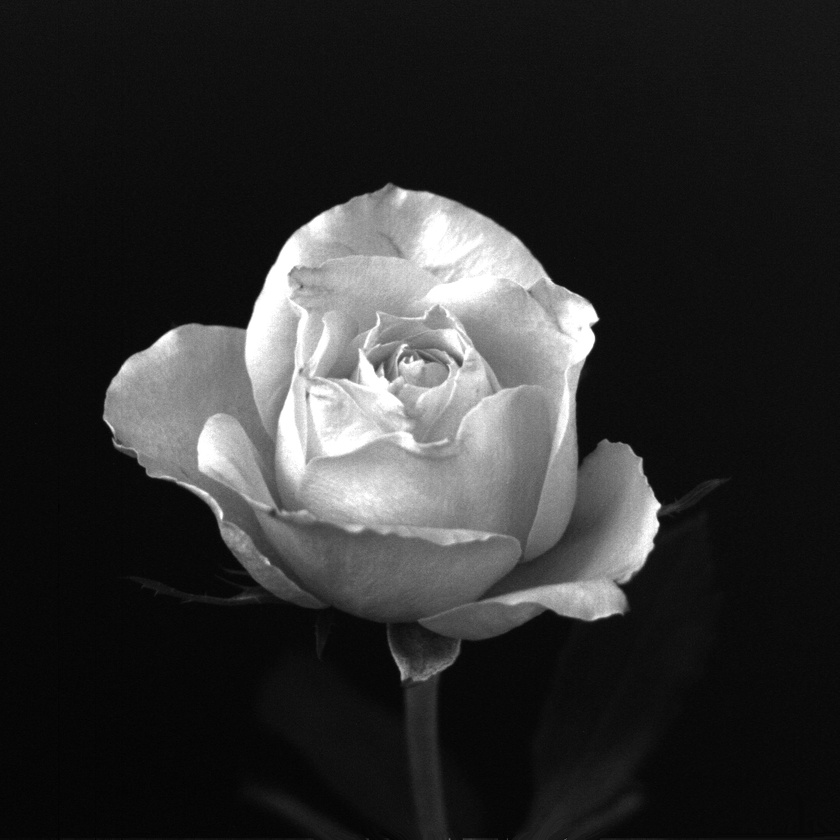
#> input picture rose.jpg, 840 x 840 px, shrunk from 1024 x 1024 before the run
$ python main.py
#> lines starting #> are read from the running program, lines starting #| are printed output that depends on the picture
"""
Title: Assignment 1: Image Resolution
Author: James-Calvin
Date: 2024-08-22
Description: CS4732 Machine Vision Assignment 1 submission
"""

import numpy as np
from PIL import Image


def down_sample(image, factor = 2):
  """
  Down-sample the image by taking every factor-th pixel
  :param image: The image to down-sample
  :param factor: The factor to down-sample by
  :return: The down-sampled image
  """
  # Convert the image to a numpy array
  image_array = np.array(image)

  # Loop over the rows and columns of the image by the factor
  # which results in a smaller array by the factor value
  image_array = image_array[::factor, ::factor]

  # Convert the array back into an ImageFile and return
  return Image.fromarray(image_array)

def upsample(image, factor = 2):
  """
  Upsample the image by filling in empty pixels with preceding known value
  :param image: The ImageFile to upsample
  :param factor: The factor to upsample by
  :return: The up-sampled image
  """

  # Convert to array and obtain size
  image_array = np.array(image)
  height, width = image_array.shape

  # Calculate the the size after upscaling
  new_height = height * factor
  new_width = width * factor

  # Instantiate an empty array of the new size
  up_sampled_image_array = np.zeros((new_height, new_width), dtype=np.uint8)

  # Fill each pixel with the preceding known value
  for i in range(new_height):
    for j in range(new_width):
      up_sampled_image_array[i,j] = image_array[i//factor, j//factor]

  # Return in the same format we accepted the image in
  return Image.fromarray(up_sampled_image_array)

def resample(image, factor = 2):
  """
  Performs a down-sample then upsample to maintain original resolution
  :param image: The ImageFile to resample
  :param factor: The factor to resample by
  :return: The resampled image
  """
  down_sampled_image = down_sample(image, factor)
  return upsample(down_sampled_image, factor)

def gray_level_reduction(image, factor = 2):
  """
  Reduces the color resolution from 256 by factor
  :param image: The ImageFile to reduce
  :param factor: The factor to reduce by
  :return: The reduced image
  """
  image_array = np.array(image)

  # steps = 256 // factor
  image_array = (image_array // factor) * factor

  return Image.fromarray(image_array)

if __name__ == "__main__":
  # Load the image
  image_path = 'rose.jpg'
  image = Image.open(image_path)
#> image is the input picture: PIL image 840x840 L; min 0, max 255, mean 46.8

  # Scale the original image each time so that if we implement
  # A different down-sampling method, error will not propagate
  resample(image,1).save("resampled_by_1.jpg") # Sanity check
  resample(image).save("resampled_by_2.jpg") # Our 512x512 image
  resample(image,4).save("resampled_by_4.jpg") # Our 256x256 image
#> call 3 of down_sample, with factor = 4
#> in down_sample (call 3), `image_array = image_array[::factor, ::factor]`:
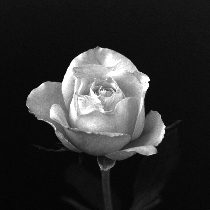
#> image_array: shape (210, 210); min 2, max 255, mean 46.7
  resample(image,8).save("resampled_by_8.jpg") # Our 128x128 image
#> call 4 of down_sample, with factor = 8
#> in down_sample (call 4), `image_array = image_array[::factor, ::factor]`:
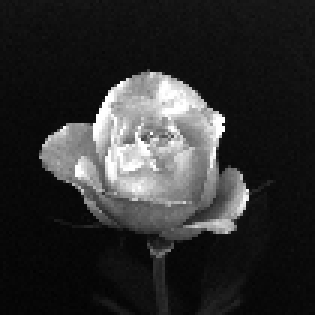
#> image_array: shape (105, 105) (shown 3 times larger); min 2, max 255, mean 46.7
  resample(image,16).save("resampled_by_16.jpg") # Our 64x64 image
#> in down_sample (call 5), `image_array = image_array[::factor, ::factor]`:
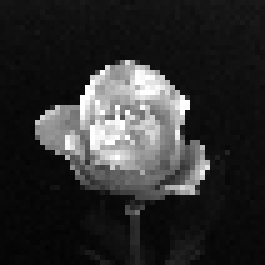
#> image_array: shape (53, 53) (shown 5 times larger); min 3, max 255, mean 46.1
  resample(image,32).save("resampled_by_32.jpg") # Our 32x32 image
#> in down_sample (call 6), `image_array = image_array[::factor, ::factor]`:
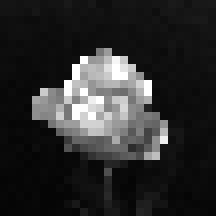
#> image_array: shape (27, 27) (shown 8 times larger); min 5, max 255, mean 44.3
  resample(image,5).save("resampled_by_5.jpg") # Non-power of 2 factor for fun
#> in down_sample (call 7), `image_array = image_array[::factor, ::factor]`:
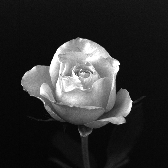
#> image_array: shape (168, 168); min 3, max 255, mean 46.8

  # Gray level reduction
  gray_level_reduction(image,2).save("grayscale_reduction_by_2.jpg")
  gray_level_reduction(image,4).save("grayscale_reduction_by_4.jpg")
  gray_level_reduction(image,8).save("grayscale_reduction_by_8.jpg")
  ### Below are unnecessary for assignment, but performed for curiosity ###
  gray_level_reduction(image,16).save("grayscale_reduction_by_16.jpg")
  gray_level_reduction(image,32).save("grayscale_reduction_by_32.jpg")
#> in gray_level_reduction (call 5), `image_array = (image_array // factor) * factor`:
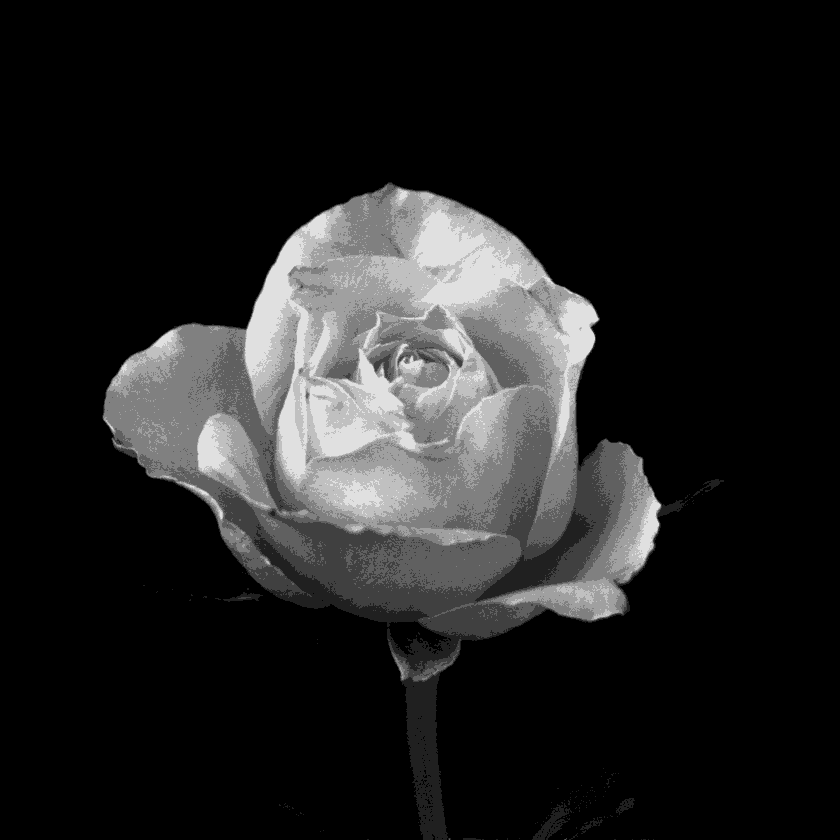
#> image_array: shape (840, 840); min 0, max 224, mean 33
  gray_level_reduction(image,64).save("grayscale_reduction_by_64.jpg")
#> in gray_level_reduction (call 6), `image_array = (image_array // factor) * factor`:
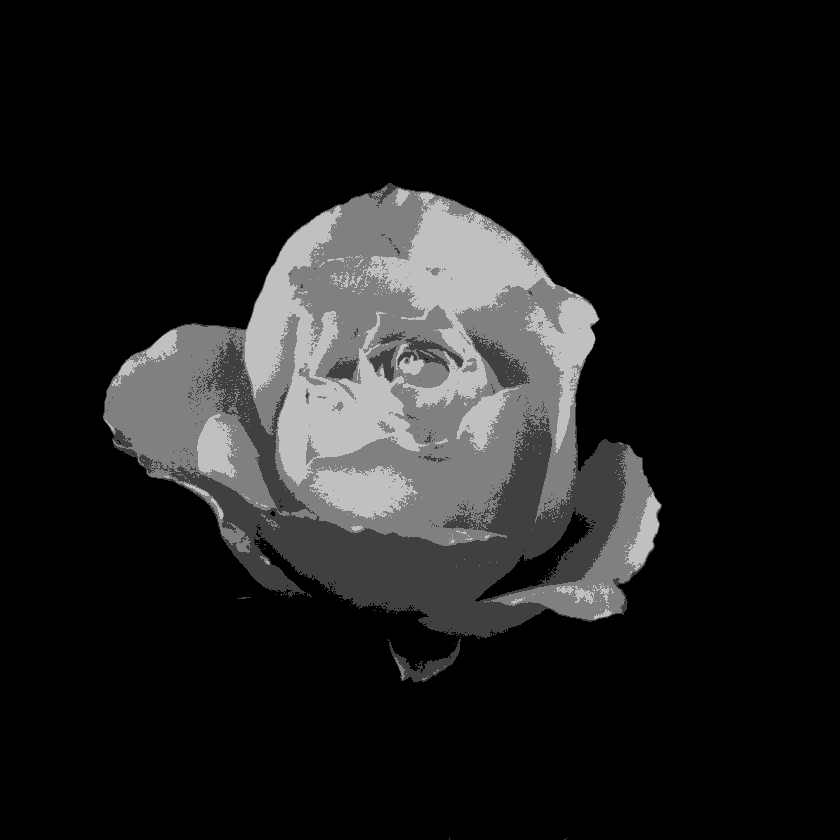
#> image_array: shape (840, 840); min 0, max 192, mean 28.8
